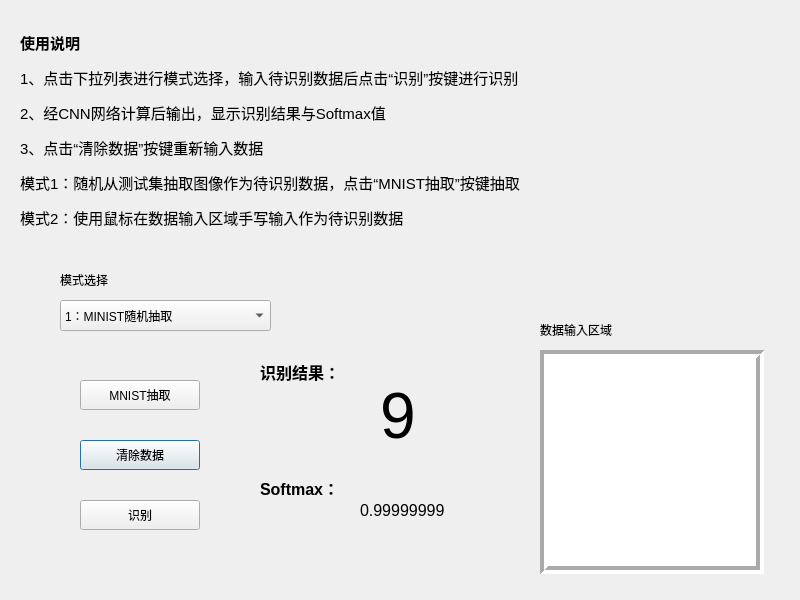
<?xml version="1.0" encoding="UTF-8"?>
<ui version="4.0">
 <class>MainWindow</class>
 <widget class="QDialog" name="MainWindow">
  <property name="geometry">
   <rect>
    <x>0</x>
    <y>0</y>
    <width>800</width>
    <height>600</height>
   </rect>
  </property>
  <property name="windowTitle">
   <string>手写数字识别GUI-v1.0 --by hamlin</string>
  </property>
  <widget class="QComboBox" name="cbBox_Mode">
   <property name="geometry">
    <rect>
     <x>60</x>
     <y>300</y>
     <width>211</width>
     <height>31</height>
    </rect>
   </property>
   <item>
    <property name="text">
     <string>1：MINIST随机抽取</string>
    </property>
   </item>
   <item>
    <property name="text">
     <string>2：鼠标手写输入</string>
    </property>
   </item>
  </widget>
  <widget class="QLabel" name="label">
   <property name="geometry">
    <rect>
     <x>60</x>
     <y>270</y>
     <width>80</width>
     <height>20</height>
    </rect>
   </property>
   <property name="text">
    <string>模式选择</string>
   </property>
  </widget>
  <widget class="QPushButton" name="pbtClear">
   <property name="geometry">
    <rect>
     <x>80</x>
     <y>440</y>
     <width>120</width>
     <height>30</height>
    </rect>
   </property>
   <property name="styleSheet">
    <string notr="true"/>
   </property>
   <property name="text">
    <string>清除数据</string>
   </property>
   <property name="checkable">
    <bool>false</bool>
   </property>
   <property name="checked">
    <bool>false</bool>
   </property>
  </widget>
  <widget class="QPushButton" name="pbtGetMnist">
   <property name="geometry">
    <rect>
     <x>80</x>
     <y>380</y>
     <width>120</width>
     <height>30</height>
    </rect>
   </property>
   <property name="text">
    <string>MNIST抽取</string>
   </property>
   <property name="checkable">
    <bool>false</bool>
   </property>
  </widget>
  <widget class="QPushButton" name="pbtPredict">
   <property name="geometry">
    <rect>
     <x>80</x>
     <y>500</y>
     <width>120</width>
     <height>30</height>
    </rect>
   </property>
   <property name="styleSheet">
    <string notr="true"/>
   </property>
   <property name="text">
    <string>识别</string>
   </property>
  </widget>
  <widget class="QLabel" name="lbDataArea">
   <property name="geometry">
    <rect>
     <x>540</x>
     <y>350</y>
     <width>224</width>
     <height>224</height>
    </rect>
   </property>
   <property name="mouseTracking">
    <bool>false</bool>
   </property>
   <property name="styleSheet">
    <string notr="true">background-color: rgb(255, 255, 255);</string>
   </property>
   <property name="frameShape">
    <enum>QFrame::Box</enum>
   </property>
   <property name="frameShadow">
    <enum>QFrame::Sunken</enum>
   </property>
   <property name="lineWidth">
    <number>4</number>
   </property>
   <property name="midLineWidth">
    <number>0</number>
   </property>
   <property name="text">
    <string/>
   </property>
  </widget>
  <widget class="QLabel" name="label_3">
   <property name="geometry">
    <rect>
     <x>260</x>
     <y>340</y>
     <width>91</width>
     <height>181</height>
    </rect>
   </property>
   <property name="text">
    <string>&lt;html&gt;&lt;head/&gt;&lt;body&gt;&lt;p&gt;&lt;span style=&quot; font-size:12pt; font-weight:600;&quot;&gt;识别结果：&lt;/span&gt;&lt;/p&gt;&lt;p&gt;&lt;br/&gt;&lt;/p&gt;&lt;p&gt;&lt;br/&gt;&lt;/p&gt;&lt;p&gt;&lt;span style=&quot; font-size:12pt; font-weight:600;&quot;&gt;Softmax：&lt;/span&gt;&lt;/p&gt;&lt;/body&gt;&lt;/html&gt;</string>
   </property>
  </widget>
  <widget class="QLabel" name="label_4">
   <property name="geometry">
    <rect>
     <x>540</x>
     <y>320</y>
     <width>131</width>
     <height>20</height>
    </rect>
   </property>
   <property name="text">
    <string>数据输入区域</string>
   </property>
  </widget>
  <widget class="QLabel" name="label_5">
   <property name="geometry">
    <rect>
     <x>20</x>
     <y>10</y>
     <width>711</width>
     <height>241</height>
    </rect>
   </property>
   <property name="text">
    <string>&lt;!DOCTYPE HTML PUBLIC &quot;-//W3C//DTD HTML 4.0//EN&quot; &quot;http://www.w3.org/TR/REC-html40/strict.dtd&quot;&gt;
&lt;html&gt;&lt;head&gt;&lt;meta name=&quot;qrichtext&quot; content=&quot;1&quot; /&gt;&lt;style type=&quot;text/css&quot;&gt;
p, li { white-space: pre-wrap; }
&lt;/style&gt;&lt;/head&gt;&lt;body style=&quot; font-family:'Ubuntu'; font-size:11pt; font-weight:400; font-style:normal;&quot;&gt;
&lt;p style=&quot; margin-top:12px; margin-bottom:12px; margin-left:0px; margin-right:0px; -qt-block-indent:0; text-indent:0px;&quot;&gt;&lt;span style=&quot; font-family:'Ubuntu'; font-weight:600;&quot;&gt;使用说明&lt;/span&gt;&lt;/p&gt;
&lt;p style=&quot; margin-top:12px; margin-bottom:12px; margin-left:0px; margin-right:0px; -qt-block-indent:0; text-indent:0px;&quot;&gt;&lt;span style=&quot; font-family:'Ubuntu';&quot;&gt;1、点击下拉列表进行模式选择，输入待识别数据后点击“识别”按键进行识别&lt;/span&gt;&lt;/p&gt;
&lt;p style=&quot; margin-top:12px; margin-bottom:12px; margin-left:0px; margin-right:0px; -qt-block-indent:0; text-indent:0px;&quot;&gt;&lt;span style=&quot; font-family:'Ubuntu';&quot;&gt;2、经CNN网络计算后输出，显示识别结果与Softmax值&lt;/span&gt;&lt;/p&gt;
&lt;p style=&quot; margin-top:12px; margin-bottom:12px; margin-left:0px; margin-right:0px; -qt-block-indent:0; text-indent:0px;&quot;&gt;&lt;span style=&quot; font-family:'Ubuntu';&quot;&gt;3、点击“清除数据”按键重新输入数据&lt;/span&gt;&lt;/p&gt;
&lt;p style=&quot; margin-top:12px; margin-bottom:12px; margin-left:0px; margin-right:0px; -qt-block-indent:0; text-indent:0px;&quot;&gt;&lt;span style=&quot; font-family:'Ubuntu';&quot;&gt;模式1：随机从测试集抽取图像作为待识别数据，点击“MNIST抽取”按键抽取&lt;/span&gt;&lt;/p&gt;
&lt;p style=&quot; margin-top:12px; margin-bottom:12px; margin-left:0px; margin-right:0px; -qt-block-indent:0; text-indent:0px;&quot;&gt;&lt;span style=&quot; font-family:'Ubuntu';&quot;&gt;模式2：使用鼠标在数据输入区域手写输入作为待识别数据&lt;/span&gt;&lt;/p&gt;&lt;/body&gt;&lt;/html&gt;</string>
   </property>
  </widget>
  <widget class="QWidget" name="verticalLayoutWidget">
   <property name="geometry">
    <rect>
     <x>540</x>
     <y>350</y>
     <width>221</width>
     <height>221</height>
    </rect>
   </property>
   <layout class="QVBoxLayout" name="dArea_Layout">
    <property name="spacing">
     <number>0</number>
    </property>
    <property name="leftMargin">
     <number>0</number>
    </property>
    <property name="topMargin">
     <number>0</number>
    </property>
    <property name="rightMargin">
     <number>0</number>
    </property>
    <property name="bottomMargin">
     <number>0</number>
    </property>
   </layout>
  </widget>
  <widget class="QLabel" name="lbResult">
   <property name="geometry">
    <rect>
     <x>380</x>
     <y>350</y>
     <width>91</width>
     <height>131</height>
    </rect>
   </property>
   <property name="font">
    <font>
     <pointsize>48</pointsize>
    </font>
   </property>
   <property name="text">
    <string>9</string>
   </property>
  </widget>
  <widget class="QLabel" name="lbCofidence">
   <property name="geometry">
    <rect>
     <x>360</x>
     <y>500</y>
     <width>151</width>
     <height>21</height>
    </rect>
   </property>
   <property name="font">
    <font>
     <pointsize>12</pointsize>
    </font>
   </property>
   <property name="text">
    <string>0.99999999</string>
   </property>
  </widget>
 </widget>
 <resources/>
 <connections>
  <connection>
   <sender>pbtClear</sender>
   <signal>clicked()</signal>
   <receiver>MainWindow</receiver>
   <slot>pbtClear_Callback()</slot>
   <hints>
    <hint type="sourcelabel">
     <x>131</x>
     <y>460</y>
    </hint>
    <hint type="destinationlabel">
     <x>105</x>
     <y>341</y>
    </hint>
   </hints>
  </connection>
  <connection>
   <sender>pbtPredict</sender>
   <signal>clicked()</signal>
   <receiver>MainWindow</receiver>
   <slot>pbtPredict_Callback()</slot>
   <hints>
    <hint type="sourcelabel">
     <x>157</x>
     <y>517</y>
    </hint>
    <hint type="destinationlabel">
     <x>157</x>
     <y>542</y>
    </hint>
   </hints>
  </connection>
  <connection>
   <sender>pbtGetMnist</sender>
   <signal>clicked()</signal>
   <receiver>MainWindow</receiver>
   <slot>pbtGetMnist_Callback()</slot>
   <hints>
    <hint type="sourcelabel">
     <x>102</x>
     <y>399</y>
    </hint>
    <hint type="destinationlabel">
     <x>29</x>
     <y>401</y>
    </hint>
   </hints>
  </connection>
  <connection>
   <sender>cbBox_Mode</sender>
   <signal>activated(int)</signal>
   <receiver>MainWindow</receiver>
   <slot>cbBox_Mode_Callback()</slot>
   <hints>
    <hint type="sourcelabel">
     <x>89</x>
     <y>308</y>
    </hint>
    <hint type="destinationlabel">
     <x>-8</x>
     <y>308</y>
    </hint>
   </hints>
  </connection>
 </connections>
 <slots>
  <slot>cbBox_Mode_Callback()</slot>
  <slot>pbtClear_Callback()</slot>
  <slot>pbtPredict_Callback()</slot>
  <slot>pbtGetMnist_Callback()</slot>
 </slots>
</ui>
